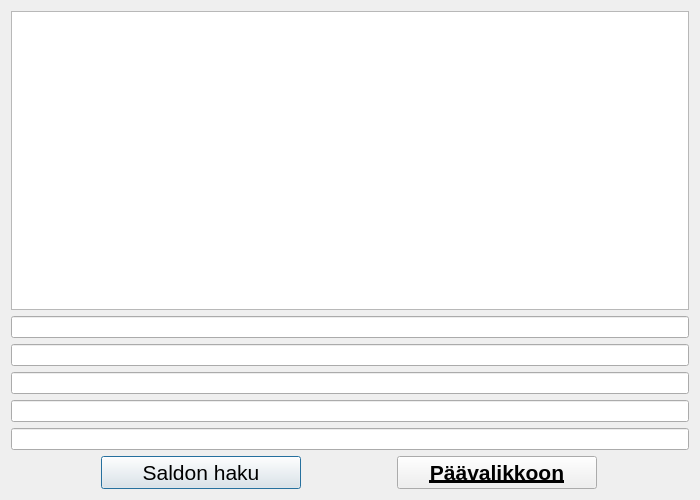
<?xml version="1.0" encoding="UTF-8"?>
<ui version="4.0">
 <class>Saldo</class>
 <widget class="QDialog" name="Saldo">
  <property name="geometry">
   <rect>
    <x>0</x>
    <y>0</y>
    <width>700</width>
    <height>500</height>
   </rect>
  </property>
  <property name="minimumSize">
   <size>
    <width>700</width>
    <height>500</height>
   </size>
  </property>
  <property name="maximumSize">
   <size>
    <width>700</width>
    <height>500</height>
   </size>
  </property>
  <property name="windowTitle">
   <string>Dialog</string>
  </property>
  <layout class="QVBoxLayout" name="verticalLayout_2">
   <property name="sizeConstraint">
    <enum>QLayout::SetMaximumSize</enum>
   </property>
   <item>
    <widget class="QTextEdit" name="textSaldo">
     <property name="readOnly">
      <bool>true</bool>
     </property>
    </widget>
   </item>
   <item>
    <layout class="QVBoxLayout" name="verticalLayout">
     <item>
      <widget class="QLineEdit" name="sTili1">
       <property name="readOnly">
        <bool>true</bool>
       </property>
      </widget>
     </item>
     <item>
      <widget class="QLineEdit" name="sTili2">
       <property name="readOnly">
        <bool>true</bool>
       </property>
      </widget>
     </item>
     <item>
      <widget class="QLineEdit" name="sTili3">
       <property name="readOnly">
        <bool>true</bool>
       </property>
      </widget>
     </item>
     <item>
      <widget class="QLineEdit" name="sTili4">
       <property name="readOnly">
        <bool>true</bool>
       </property>
      </widget>
     </item>
     <item>
      <widget class="QLineEdit" name="sTili5">
       <property name="readOnly">
        <bool>true</bool>
       </property>
      </widget>
     </item>
    </layout>
   </item>
   <item>
    <layout class="QHBoxLayout" name="horizontalLayout">
     <item>
      <widget class="QPushButton" name="sSaldo">
       <property name="maximumSize">
        <size>
         <width>200</width>
         <height>16777215</height>
        </size>
       </property>
       <property name="font">
        <font>
         <pointsize>16</pointsize>
        </font>
       </property>
       <property name="text">
        <string>Saldon haku</string>
       </property>
      </widget>
     </item>
     <item>
      <widget class="QPushButton" name="sClose">
       <property name="maximumSize">
        <size>
         <width>200</width>
         <height>16777215</height>
        </size>
       </property>
       <property name="font">
        <font>
         <pointsize>16</pointsize>
         <weight>75</weight>
         <bold>true</bold>
         <underline>true</underline>
        </font>
       </property>
       <property name="text">
        <string>Päävalikkoon</string>
       </property>
      </widget>
     </item>
    </layout>
   </item>
  </layout>
 </widget>
 <resources/>
 <connections/>
</ui>
